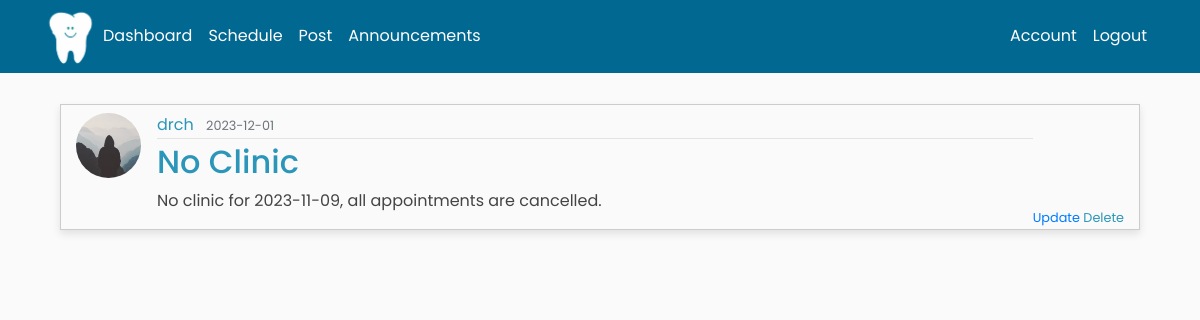
Screenshot of /post/2 (signed in) with the database file from the repository.
### main/models.py (models this page shows, shortened)
class User(db.Model, UserMixin):
    id = db.Column(db.Integer, primary_key=True)
    FName = db.Column(db.String(30), nullable=False)
    MidName = db.Column(db.String(30), nullable=True)
    LName = db.Column(db.String(30), nullable=False)
    gender = db.Column(db.String(10), nullable=False)
    birthday = db.Column(db.String(8), nullable=False)
    age = db.Column(db.Integer, nullable=False)
    contact = db.Column(db.String(30), unique=True, nullable=False)
    address = db.Column(db.String(100), nullable=False)
    username = db.Column(db.String(20), unique=True, nullable=False)
    email = db.Column(db.String(120), unique=True, nullable=False)
    image_file = db.Column(db.String(20), nullable=False, default='default.jpg')
    password = db.Column(db.String(60), nullable=False)
    posts = db.relationship('Post', backref='author', lazy=True)

class Post(db.Model):
    id = db.Column(db.Integer, primary_key=True)
    title = db.Column(db.String(100), nullable=False)
    date_posted = db.Column(db.DateTime, nullable=False, default=datetime.utcnow)
    content = db.Column(db.Text, nullable=False)
    user_id = db.Column(db.Integer, db.ForeignKey('user.id'), nullable=False)

### main/posts/routes.py (the view)
@posts.route("/post/<int:post_id>")
def post(post_id):
    post = Post.query.get_or_404(post_id)
    return render_template('post.html', title=post.title, post=post)

### main/models.py (called while the page is built)
@login_manager.user_loader
def load_user(user_id):
    return User.query.get(int(user_id))

### main/templates/post.html (shortened to what this page needs)
{% extends "admin_nav.html" %}
{% block content %}
    {% if current_user.id == 3 %}
    <div class="post mx-auto">
        <div class="col-md-12 pt-2" style="width: 600px; border: 1px solid #ccc; width: 1100px; margin-right:-20px; box-shadow: 0 4px 8px rgba(0, 0, 0, 0.1);">
            <article class="media">
                <img class="rounded-circle article-img" src="{{ url_for('static', filename='profile_pics/' + post.author.image_file) }}">
                <div class="media-body">
                <div class="article-metadata">
                    <a class="mr-2">{{ post.author.username }}</a>
                    <small class="text-muted">{{ post.date_posted.strftime('%Y-%m-%d') }}</small>
                </div>
                <h2 class="article-title">{{ post.title }}</h2>
                <p class="article-content">{{ post.content }}</p>
            </div>
            <div class="mt-auto ml-auto">
                <small>
                    <a class="ml-auto" href="{{ url_for('posts.update_post', post_id=post.id) }}">Update</a>
                    <a class="ml-auto" data-toggle="modal" data-target="#deleteModal" style="cursor: pointer;">Delete</a>
                </small>
            </div>
            </article>
        </div>
    </div>
    {% endif %}
{% endblock content %}

### main/static/nav.css (style rules this page uses)
* { font-family: 'Poppins', 'Sans-serif'; }
:root { --first-color: #2b96b9; --second-color: #000; --third-color: #b9f1ee; --fourth-color: #1ccae5; --main-color: #056892; --bg-color: #fff; --text-color: #000; --big-font: 5rem; --h2-font: 3rem; --p-font: 1.1rem; }
body { background: #fafafa; color: var(--first-color); margin-top: 5rem; }
h1, h2, h3, h4, h5, h6 { color: var(--text-color); }
.article-title { color: #444444; }
.article-content { white-space: pre-line; }
.article-img { height: 65px; width: 65px; margin-right: 16px; }
.article-metadata { padding-bottom: 1px; margin-bottom: 4px; border-bottom: 1px solid #e3e3e3 }
h2.article-title { color: #2b96b9; }
p.article-content { color: #444; }

### rows the page displays
User: image_file (placeholder picture), author.username "drch"
Post: date_posted "2023-12-01", title "No Clinic", content "No clinic for 2023-11-09, all appointments are cancelled."
